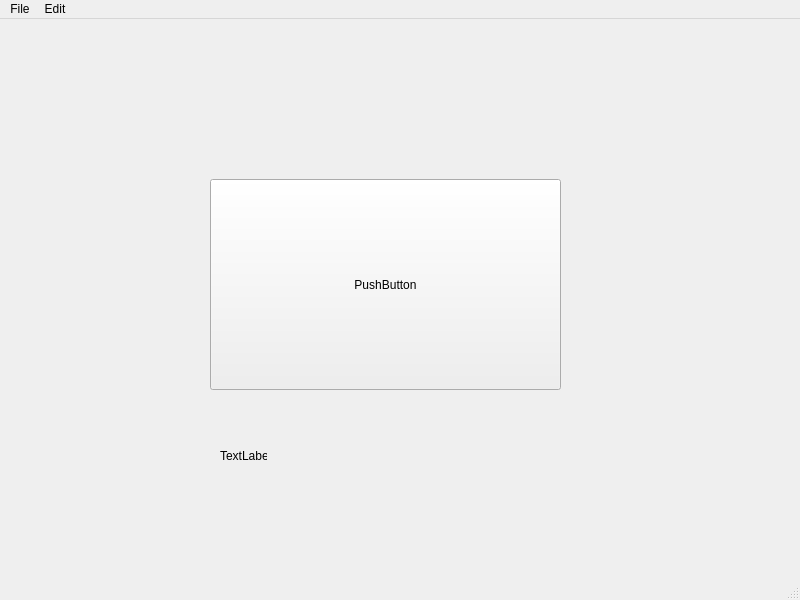
<?xml version="1.0" encoding="UTF-8"?>
<ui version="4.0">
 <class>MainWindow</class>
 <widget class="QMainWindow" name="MainWindow">
  <property name="geometry">
   <rect>
    <x>0</x>
    <y>0</y>
    <width>800</width>
    <height>600</height>
   </rect>
  </property>
  <property name="windowTitle">
   <string>MainWindow</string>
  </property>
  <property name="styleSheet">
   <string notr="true">background: url(:/HubbleDeepField.jpg)</string>
  </property>
  <widget class="QWidget" name="centralwidget">
   <widget class="QPushButton" name="button">
    <property name="geometry">
     <rect>
      <x>210</x>
      <y>160</y>
      <width>351</width>
      <height>211</height>
     </rect>
    </property>
    <property name="text">
     <string>PushButton</string>
    </property>
   </widget>
   <widget class="QLabel" name="label">
    <property name="geometry">
     <rect>
      <x>220</x>
      <y>430</y>
      <width>47</width>
      <height>13</height>
     </rect>
    </property>
    <property name="text">
     <string>TextLabel</string>
    </property>
   </widget>
  </widget>
  <widget class="QMenuBar" name="menubar">
   <property name="geometry">
    <rect>
     <x>0</x>
     <y>0</y>
     <width>800</width>
     <height>21</height>
    </rect>
   </property>
   <widget class="QMenu" name="menuFile">
    <property name="title">
     <string>File</string>
    </property>
    <addaction name="actionNew"/>
    <addaction name="actionSave"/>
   </widget>
   <widget class="QMenu" name="menuEdit">
    <property name="title">
     <string>Edit</string>
    </property>
    <addaction name="actionCopy"/>
    <addaction name="actionPaste"/>
   </widget>
   <addaction name="menuFile"/>
   <addaction name="menuEdit"/>
  </widget>
  <widget class="QStatusBar" name="statusbar"/>
  <action name="actionNew">
   <property name="text">
    <string>New</string>
   </property>
   <property name="statusTip">
    <string>Create a new file</string>
   </property>
   <property name="shortcut">
    <string>Ctrl+N</string>
   </property>
  </action>
  <action name="actionSave">
   <property name="text">
    <string>Save</string>
   </property>
   <property name="whatsThis">
    <string>Save a file</string>
   </property>
   <property name="shortcut">
    <string>Ctrl+S</string>
   </property>
  </action>
  <action name="actionCopy">
   <property name="text">
    <string>Copy</string>
   </property>
   <property name="statusTip">
    <string>Copy a file</string>
   </property>
   <property name="shortcut">
    <string>Ctrl+C</string>
   </property>
  </action>
  <action name="actionPaste">
   <property name="text">
    <string>Paste</string>
   </property>
   <property name="statusTip">
    <string>Paste a file</string>
   </property>
   <property name="shortcut">
    <string>Ctrl+V</string>
   </property>
  </action>
 </widget>
 <resources/>
 <connections/>
</ui>
